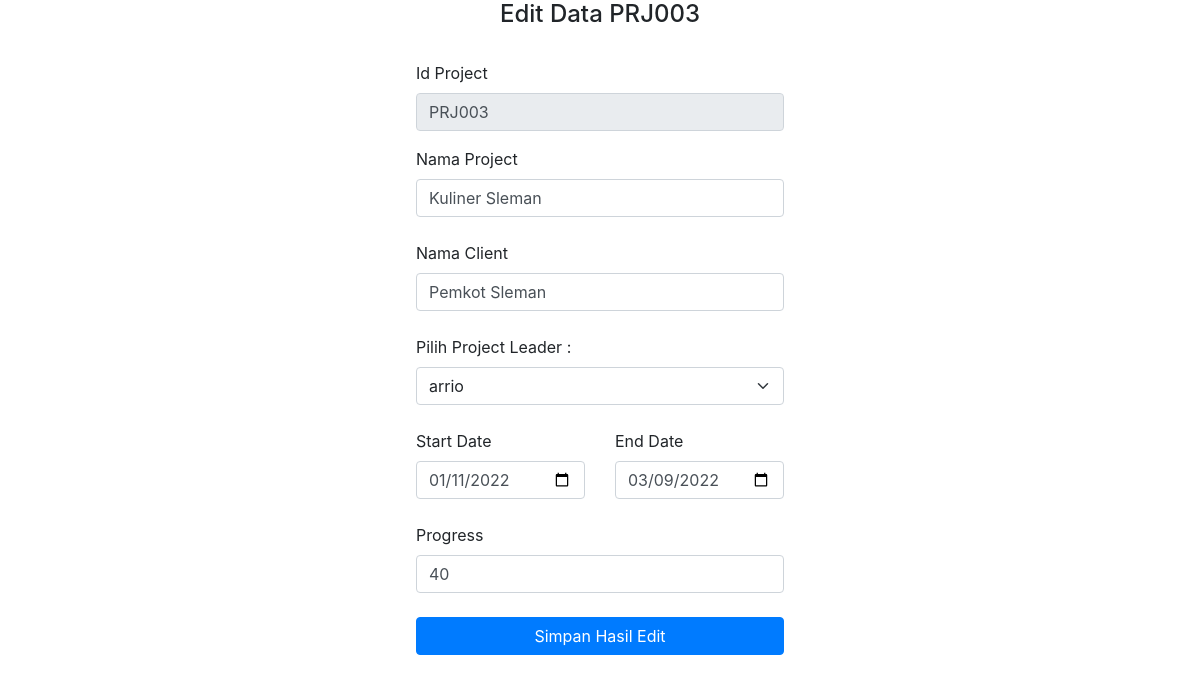
The app's page /edit_data.php?id_project=PRJ003 with its own data.
### tables this page shows
CREATE TABLE `tb_project` (
  `id_project` varchar(500) NOT NULL,
  `nama_project` varchar(500) NOT NULL,
  `nama_client` varchar(500) NOT NULL,
  `id_leader` varchar(500) NOT NULL,
  `project_start` varchar(1000) NOT NULL,
  `project_end` varchar(1000) NOT NULL,
  `project_progress` int(100) NOT NULL
);

CREATE TABLE `tb_project_leader` (
  `id_leader` varchar(500) NOT NULL,
  `nama_leader` varchar(500) NOT NULL,
  `email_leader` varchar(500) NOT NULL
);

### edit_data.php (the view, shortened to what this page needs)
<?php
	require 'config/koneksi.php';
	$id_project = $_GET['id_project'];
	$result = mysqli_query($conn, "SELECT * FROM tb_project WHERE id_project='$id_project'");
	$dataProject = mysqli_fetch_assoc($result);
	$refLeader = mysqli_query($conn, "SELECT * FROM tb_project_leader");
?>
<!DOCTYPE html>
<html lang="en">
<head>
	<link href="https://cdn.jsdelivr.net/npm/bootstrap@5.1.3/dist/css/bootstrap.min.css" rel="stylesheet">
    <link rel="stylesheet" href="../bootstrap/css/bootstrap.min.css">
</head>
<body>
	<div class="center">
		<p class="h4"> Edit Data <?php echo $id_project?></p>
	</div>
	<div class="w-100 p-4 d-flex justify-content-center pb-4">
		<form method="post">
			<div class="form-group">
                <label >Id Project</label>
                <input  class="form-control" type="text" name="id_project" required="required" value="<?php echo $dataProject['id_project'] ?>" readonly/>
			</div>
			<div class="form-outline mb-4">
                <label class="form-label" >Nama Project</label>
                <input type="text" class="form-control" name="nama_project" required="required" value="<?php echo $dataProject['nama_project'] ?>"/>
            </div>
			<div class="form-outline mb-4">
                <label class="form-label" >Nama Client</label>
                <input type="text" class="form-control" name="nama_client" required="required" value="<?php echo $dataProject['nama_client'] ?>"/>
            </div>
			<div class="form-outline mb-4">
                <label class="form-label">Pilih Project Leader</Label>
				<td>:</td>
				<td>
				<select class="form-select" name="id_leader" id="">
				<?php
				while ($dataLeader = mysqli_fetch_array($refLeader)) {
					?>
					<option value="<?php echo $dataLeader['id_leader']; ?>"
					<?php if($dataProject['id_leader'] == $dataLeader['id_leader'])
					{
						echo "selected"; } ?>>
						<?php echo $dataLeader['nama_leader']; ?></option>
						<?php
					}
				?>
				</select>
				</td>
			</div>
			<div class="row mb-4">
				<div class="col">
					<div class="form-outline">
						<label class="form-label"> Start Date</label>
						<input type="date" class="form-control" name="project_start" value="<?php echo $dataProject['project_start']?>"/>
					</div>
				</div>
				<div class="col">
					<div class="form-outline">
						<label class="form-label">End Date</label>
						<input type="date" class="form-control" name="project_end" value="<?php echo $dataProject['project_end']?>"/>
					</div>
				</div>
            </div>
			<div class="form-outline mb-4">
				<label class="form-label" >Progress</label>
				<input type="number" class="form-control" name="project_progress" required="required" placeholder="Berapa Persen(hanya angka)" value="<?php echo $dataProject['project_progress']?>"/>
            </div>
			<tr>
			<td>
			<input class="btn btn-primary btn-block mb-4" type="submit" value="Simpan Hasil Edit" name="submit">
			</td>
			</tr>
	</form>
	</body>
</html>

### edit_data.php (style rules this page uses)
.center { text-align: center; }

### records on screen
tb_project: id_project "PRJ003", nama_project "Kuliner Sleman", nama_client "Pemkot Sleman", id_leader "arrio", project_start "01/11/2022", project_end "03/09/2022", project_progress "40"

### other values on screen
$id_project "PRJ003"
